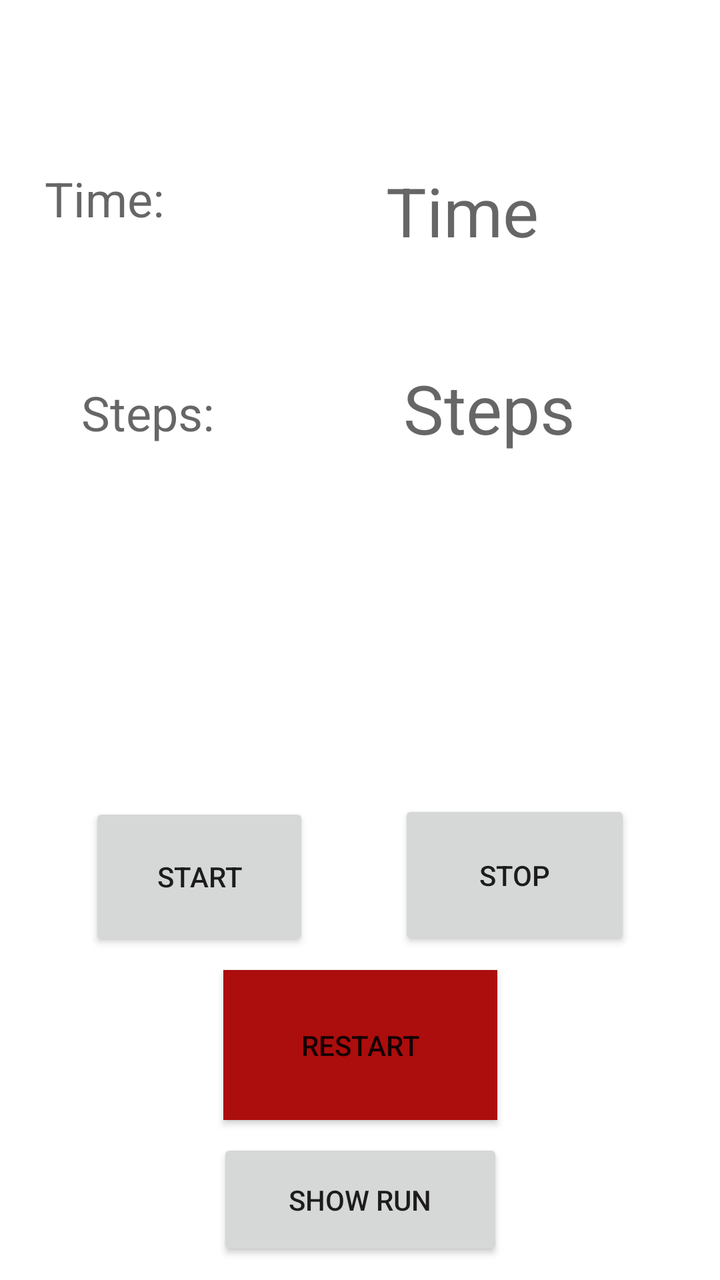
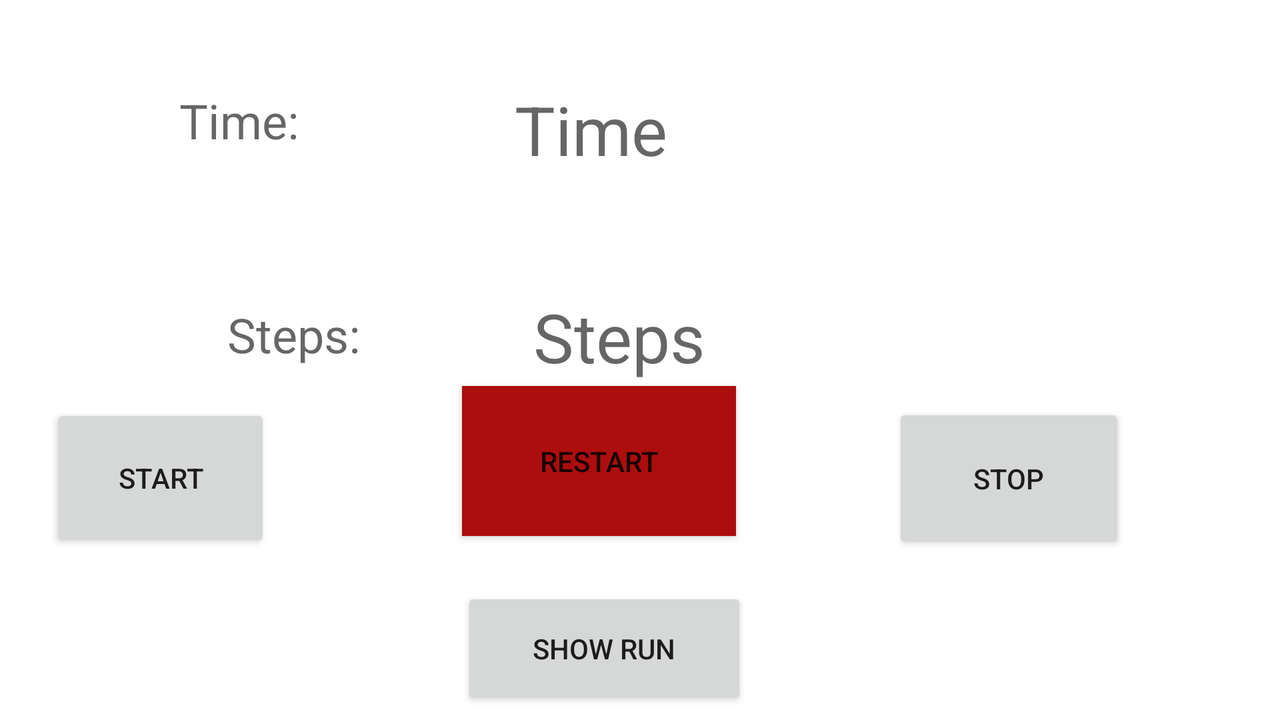

The same Android screen from two of the app's own layout files: first res/layout/ as a phone draws it, then the author's variant for another configuration, drawn on a device whose configuration selects that folder. Both files follow.
<!-- AndroidManifest.xml: application theme Theme.MiniProjectTimerStepCounterthingy -->
<!-- res/layout/activity_main.xml -->
<?xml version="1.0" encoding="utf-8"?>
<androidx.constraintlayout.widget.ConstraintLayout xmlns:android="http://schemas.android.com/apk/res/android"
    xmlns:app="http://schemas.android.com/apk/res-auto"
    xmlns:tools="http://schemas.android.com/tools"
    android:layout_width="match_parent"
    android:layout_height="match_parent"
    tools:context=".MainActivity">

    <TextView
        android:id="@+id/Timer"
        android:layout_width="167dp"
        android:layout_height="53dp"
        android:text="@string/time"
        android:textAppearance="@style/TextAppearance.AppCompat.Display1"
        app:layout_constraintBottom_toTopOf="@+id/ResultsButton"
        app:layout_constraintEnd_toEndOf="parent"
        app:layout_constraintHorizontal_bias="1.0"
        app:layout_constraintStart_toEndOf="@+id/textView5"
        app:layout_constraintStart_toStartOf="parent"
        app:layout_constraintTop_toTopOf="parent"
        app:layout_constraintVertical_bias="0.16" />

    <TextView
        android:id="@+id/textView5"
        android:layout_width="110dp"
        android:layout_height="39dp"
        android:layout_marginEnd="57dp"
        android:text="@string/time2"
        android:textAppearance="@style/TextAppearance.AppCompat.Display1"
        android:textSize="24sp"
        app:layout_constraintBottom_toBottomOf="parent"
        app:layout_constraintEnd_toStartOf="@+id/Timer"
        app:layout_constraintHorizontal_bias="0.858"
        app:layout_constraintStart_toStartOf="parent"
        app:layout_constraintTop_toTopOf="parent"
        app:layout_constraintVertical_bias="0.138" />

    <TextView
        android:id="@+id/Steps"
        android:layout_width="157dp"
        android:layout_height="51dp"
        android:text="@string/steps"
        android:textAppearance="@style/TextAppearance.AppCompat.Display1"
        app:layout_constraintBottom_toBottomOf="parent"
        app:layout_constraintEnd_toEndOf="parent"
        app:layout_constraintHorizontal_bias="0.993"
        app:layout_constraintStart_toEndOf="@+id/textView6"
        app:layout_constraintStart_toStartOf="parent"
        app:layout_constraintTop_toBottomOf="@+id/Timer"
        app:layout_constraintVertical_bias="0.101" />

    <TextView
        android:id="@+id/textView6"
        android:layout_width="104dp"
        android:layout_height="47dp"
        android:layout_marginTop="68dp"
        android:text="@string/steps1"
        android:textAppearance="@style/TextAppearance.AppCompat.Display1"
        android:textSize="24sp"
        app:layout_constraintBottom_toBottomOf="parent"
        app:layout_constraintEnd_toStartOf="@+id/Steps"
        app:layout_constraintHorizontal_bias="0.416"
        app:layout_constraintStart_toStartOf="parent"
        app:layout_constraintTop_toBottomOf="@+id/textView5"
        app:layout_constraintVertical_bias="0.0" />

    <Button
        android:id="@+id/StartButton"
        android:layout_width="110dp"
        android:layout_height="74dp"
        android:onClick="Start"
        android:shape="oval"
        android:text="@string/start"
        app:layout_constraintBottom_toBottomOf="parent"
        app:layout_constraintEnd_toEndOf="parent"
        app:layout_constraintEnd_toStartOf="@+id/StopButton"
        app:layout_constraintHorizontal_bias="0.5"
        app:layout_constraintStart_toStartOf="parent"
        app:layout_constraintTop_toTopOf="parent"
        app:layout_constraintVertical_bias="0.709" />

    <Button
        android:id="@+id/StopButton"
        android:layout_width="116dp"
        android:layout_height="75dp"
        android:onClick="Stop"
        android:text="@string/stop"
        app:layout_constraintBottom_toBottomOf="parent"
        app:layout_constraintEnd_toEndOf="parent"
        app:layout_constraintHorizontal_bias="0.5"
        app:layout_constraintStart_toEndOf="@+id/StartButton"
        app:layout_constraintTop_toTopOf="parent"
        app:layout_constraintVertical_bias="0.708" />

    <Button
        android:id="@+id/RestartButton"
        android:layout_width="137dp"
        android:layout_height="75dp"
        android:background="#AC0B0B"
        android:backgroundTint="#AC0D0D"
        android:onClick="Restart"
        android:text="@string/restart"
        app:iconTint="#FFFFFF"
        app:layout_constraintBottom_toTopOf="@+id/ResultsButton"
        app:layout_constraintEnd_toEndOf="parent"
        app:layout_constraintHorizontal_bias="0.5"
        app:layout_constraintStart_toStartOf="parent"
        app:layout_constraintTop_toBottomOf="@+id/StartButton"
        app:layout_constraintVertical_bias="0.951" />

    <Button
        android:id="@+id/ResultsButton"
        android:layout_width="143dp"
        android:layout_height="61dp"
        android:shape="oval"
        android:text="@string/show_run"
        app:layout_constraintBottom_toBottomOf="parent"
        app:layout_constraintEnd_toEndOf="parent"
        app:layout_constraintHorizontal_bias="0.5"
        app:layout_constraintStart_toStartOf="parent"
        app:layout_constraintTop_toBottomOf="@+id/RestartButton"
        app:layout_constraintVertical_bias="0.982" />

    <TextView
        android:id="@+id/XAxis"
        android:layout_width="wrap_content"
        android:layout_height="wrap_content"
        android:layout_marginBottom="32dp"
        android:text=""
        app:layout_constraintBottom_toTopOf="@+id/StartButton"
        app:layout_constraintEnd_toStartOf="@+id/YAxis"
        app:layout_constraintHorizontal_bias="0.5"
        app:layout_constraintStart_toStartOf="parent" />

    <TextView
        android:id="@+id/YAxis"
        android:layout_width="wrap_content"
        android:layout_height="wrap_content"
        android:text=""
        app:layout_constraintBottom_toBottomOf="parent"
        app:layout_constraintEnd_toStartOf="@+id/ZAxis"
        app:layout_constraintHorizontal_bias="0.5"
        app:layout_constraintStart_toEndOf="@+id/XAxis"
        app:layout_constraintTop_toTopOf="parent"
        app:layout_constraintVertical_bias="0.58" />

    <TextView
        android:id="@+id/ZAxis"
        android:layout_width="wrap_content"
        android:layout_height="wrap_content"
        android:layout_marginBottom="32dp"
        android:text=""
        app:layout_constraintBottom_toTopOf="@+id/StopButton"
        app:layout_constraintEnd_toEndOf="parent"
        app:layout_constraintHorizontal_bias="0.5"
        app:layout_constraintStart_toEndOf="@+id/YAxis" />

</androidx.constraintlayout.widget.ConstraintLayout>
<!-- resources referenced by this layout -->
<resources>
  <string name="restart">Restart</string>
  <string name="show_run">Show Run</string>
  <string name="start">Start</string>
  <string name="steps">Steps</string>
  <string name="steps1">Steps:</string>
  <string name="stop">Stop</string>
  <string name="time">Time</string>
  <string name="time2">Time:</string>
  <style name="Theme.MiniProjectTimerStepCounterthingy" parent="Theme.MaterialComponents.DayNight.DarkActionBar">
          
          <item name="colorPrimary">@color/purple_500</item>
          <item name="colorPrimaryVariant">@color/purple_700</item>
          <item name="colorOnPrimary">@color/white</item>
          
          <item name="colorSecondary">@color/teal_200</item>
          <item name="colorSecondaryVariant">@color/teal_700</item>
          <item name="colorOnSecondary">@color/black</item>
          
          <item name="android:statusBarColor" tools:targetApi="l">?attr/colorPrimaryVariant</item>
          
      </style>
</resources>
<!-- res/layout-land/activity_main.xml (the author's variant of the layout above) -->
<!-- drawn on the phone turned sideways -->
<?xml version="1.0" encoding="utf-8"?>
<androidx.constraintlayout.widget.ConstraintLayout xmlns:android="http://schemas.android.com/apk/res/android"
    xmlns:app="http://schemas.android.com/apk/res-auto"
    xmlns:tools="http://schemas.android.com/tools"
    android:layout_width="match_parent"
    android:layout_height="match_parent"
    tools:context=".MainActivity">

    <Button
        android:id="@+id/ResultsButton"
        android:layout_width="143dp"
        android:layout_height="61dp"
        android:shape="oval"
        android:text="@string/show_run"
        app:layout_constraintBottom_toBottomOf="parent"
        app:layout_constraintEnd_toEndOf="parent"
        app:layout_constraintHorizontal_bias="0.464"
        app:layout_constraintStart_toStartOf="parent"
        app:layout_constraintTop_toTopOf="parent"
        app:layout_constraintVertical_bias="0.982" />

    <TextView
        android:id="@+id/Timer"
        android:layout_width="167dp"
        android:layout_height="53dp"
        android:text="@string/time"
        android:textAppearance="@style/TextAppearance.AppCompat.Display1"
        app:layout_constraintBottom_toTopOf="@+id/ResultsButton"
        app:layout_constraintEnd_toEndOf="parent"
        app:layout_constraintHorizontal_bias="0.544"
        app:layout_constraintStart_toStartOf="parent"
        app:layout_constraintTop_toTopOf="parent"
        app:layout_constraintVertical_bias="0.175" />

    <TextView
        android:id="@+id/Steps"
        android:layout_width="157dp"
        android:layout_height="51dp"
        android:text="@string/steps"
        android:textAppearance="@style/TextAppearance.AppCompat.Display1"
        app:layout_constraintBottom_toBottomOf="parent"
        app:layout_constraintEnd_toEndOf="parent"
        app:layout_constraintHorizontal_bias="0.552"
        app:layout_constraintStart_toStartOf="parent"
        app:layout_constraintTop_toBottomOf="@+id/Timer"
        app:layout_constraintVertical_bias="0.237" />

    <TextView
        android:id="@+id/textView5"
        android:layout_width="110dp"
        android:layout_height="39dp"
        android:layout_marginEnd="57dp"
        android:text="@string/time2"
        android:textAppearance="@style/TextAppearance.AppCompat.Display1"
        android:textSize="24sp"
        app:layout_constraintBottom_toBottomOf="parent"
        app:layout_constraintEnd_toStartOf="@+id/Timer"
        app:layout_constraintHorizontal_bias="0.993"
        app:layout_constraintStart_toStartOf="parent"
        app:layout_constraintTop_toTopOf="parent"
        app:layout_constraintVertical_bias="0.137" />

    <TextView
        android:id="@+id/textView6"
        android:layout_width="104dp"
        android:layout_height="47dp"
        android:layout_marginTop="68dp"
        android:text="@string/steps1"
        android:textAppearance="@style/TextAppearance.AppCompat.Display1"
        android:textSize="24sp"
        app:layout_constraintBottom_toBottomOf="parent"
        app:layout_constraintEnd_toStartOf="@+id/Steps"
        app:layout_constraintHorizontal_bias="0.699"
        app:layout_constraintStart_toStartOf="parent"
        app:layout_constraintTop_toBottomOf="@+id/textView5"
        app:layout_constraintVertical_bias="0.0" />

    <Button
        android:id="@+id/StartButton"
        android:layout_width="110dp"
        android:layout_height="74dp"
        android:onClick="Start"
        android:shape="oval"
        android:text="@string/start"
        app:layout_constraintBottom_toBottomOf="parent"
        app:layout_constraintEnd_toEndOf="parent"
        app:layout_constraintHorizontal_bias="0.048"
        app:layout_constraintStart_toStartOf="parent"
        app:layout_constraintTop_toTopOf="parent"
        app:layout_constraintVertical_bias="0.706" />

    <Button
        android:id="@+id/StopButton"
        android:layout_width="116dp"
        android:layout_height="75dp"
        android:onClick="Stop"
        android:text="@string/stop"
        app:layout_constraintBottom_toBottomOf="parent"
        app:layout_constraintEnd_toEndOf="parent"
        app:layout_constraintHorizontal_bias="0.8"
        app:layout_constraintStart_toEndOf="@+id/StartButton"
        app:layout_constraintTop_toTopOf="parent"
        app:layout_constraintVertical_bias="0.708" />

    <Button
        android:id="@+id/RestartButton"
        android:layout_width="137dp"
        android:layout_height="75dp"
        android:background="#AC0B0B"
        android:backgroundTint="#AC0D0D"
        android:onClick="Restart"
        android:text="@string/restart"
        app:iconTint="#FFFFFF"
        app:layout_constraintBottom_toTopOf="@+id/ResultsButton"
        app:layout_constraintEnd_toEndOf="parent"
        app:layout_constraintHorizontal_bias="0.459"
        app:layout_constraintStart_toStartOf="parent"
        app:layout_constraintTop_toTopOf="parent"
        app:layout_constraintVertical_bias="0.883" />

    <TextView
        android:id="@+id/XAxis"
        android:layout_width="wrap_content"
        android:layout_height="wrap_content"
        android:layout_marginBottom="156dp"
        android:text=""
        app:layout_constraintBottom_toTopOf="@+id/StartButton"
        app:layout_constraintEnd_toStartOf="@+id/YAxis"
        app:layout_constraintHorizontal_bias="1.0"
        app:layout_constraintStart_toStartOf="parent" />

    <TextView
        android:id="@+id/YAxis"
        android:layout_width="wrap_content"
        android:layout_height="wrap_content"
        android:text=""
        app:layout_constraintBottom_toBottomOf="parent"
        app:layout_constraintEnd_toEndOf="parent"
        app:layout_constraintHorizontal_bias="0.858"
        app:layout_constraintStart_toStartOf="parent"
        app:layout_constraintTop_toTopOf="parent"
        app:layout_constraintVertical_bias="0.301" />

    <TextView
        android:id="@+id/ZAxis"
        android:layout_width="wrap_content"
        android:layout_height="wrap_content"
        android:layout_marginBottom="32dp"
        android:text=""
        app:layout_constraintBottom_toTopOf="@+id/StopButton"
        app:layout_constraintEnd_toEndOf="parent"
        app:layout_constraintHorizontal_bias="0.5"
        app:layout_constraintStart_toEndOf="@+id/YAxis" />

</androidx.constraintlayout.widget.ConstraintLayout>
